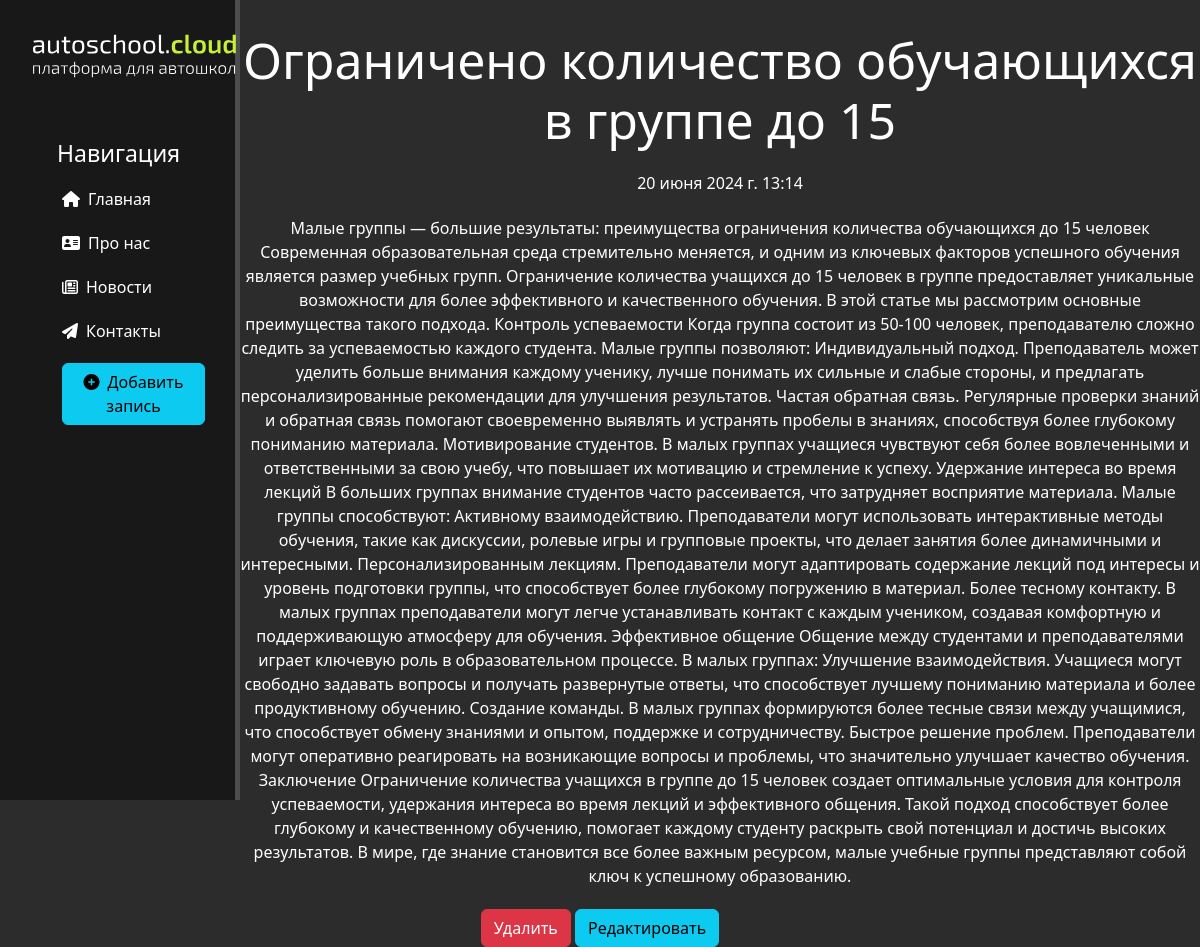
Page /news/4 on the earlier database version.
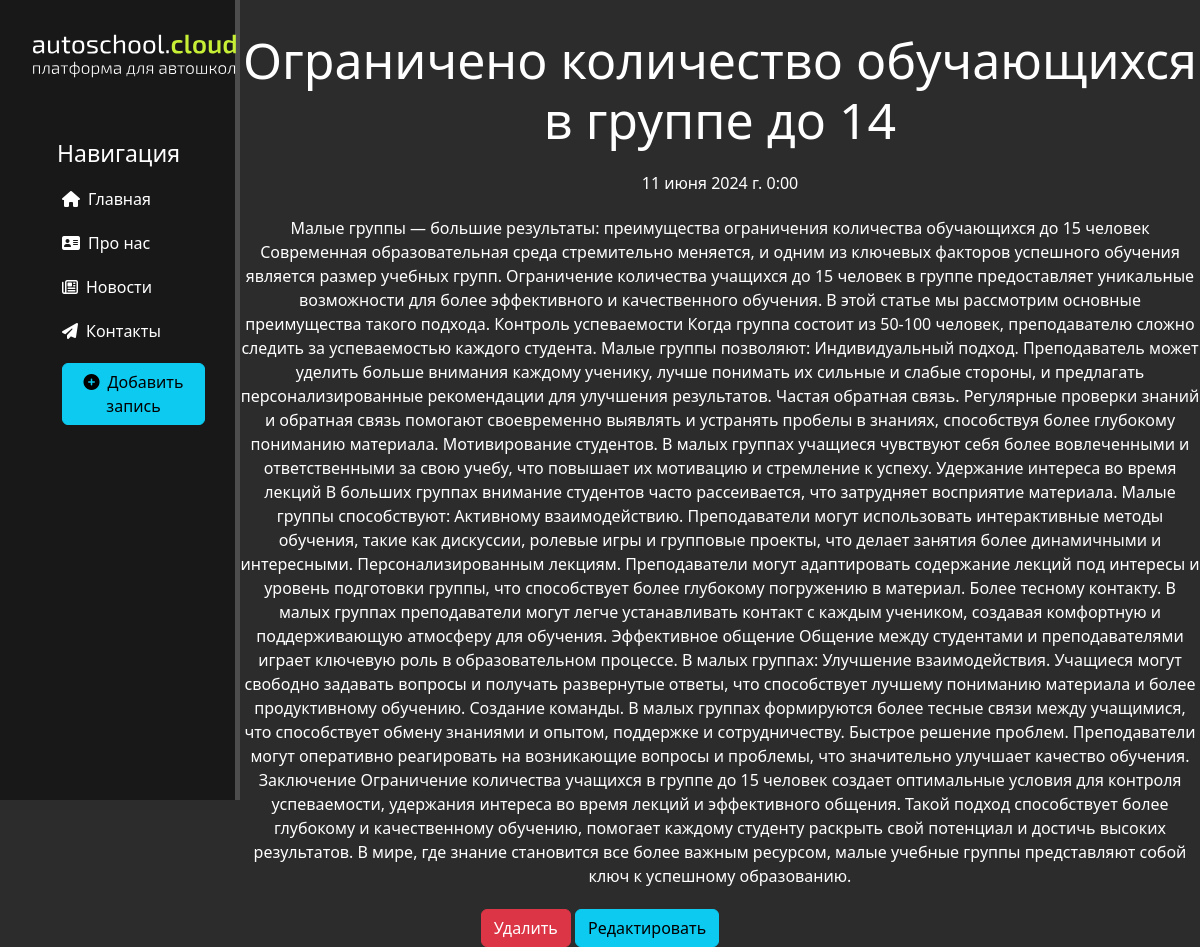
Same page on the later database version.
### news/models.py (models this page shows, shortened)
class Articles(models.Model):
    title = models.CharField('Название', max_length=50)
    anons = models.CharField('Анонс', max_length=250)
    full_text = models.TextField('Статья')
    date = models.DateTimeField('Дата публикации')
    class Meta:
        verbose_name = 'Новость'
        verbose_name_plural = 'Новости'

### news/views.py (the view)
# urls.py: path('<int:pk>', views.NewsDetailView.as_view(), name='news-detail'),
class NewsDetailView(DetailView):
    model = Articles
    template_name = 'news/details_view.html'
    context_object_name = 'article'

### news/templates/news/details_view.html (shortened to what this page needs)
{% extends 'main/layout.html' %}
{% block content %}
    <div class="features">
        <h1>{{ article.title }}</h1>
        <p>{{ article.date }}</p>
        <p>{{ article.full_text }}</p>
        <a href="{% url 'news-delete' article.id %}" class="btn btn-danger">Удалить</a>
        <a href="{% url 'news-update' article.id %}" class="btn btn-info">Редактировать</a>
    </div>
{%endblock%}

Differences in the rows shown:
changed Articles: title "Ограничено количество обучающихся в группе до 15" → "Ограничено количество обучающихся в группе до 14"; date "20 июня 2024 г. 13:14" → "11 июня 2024 г. 0:00"
